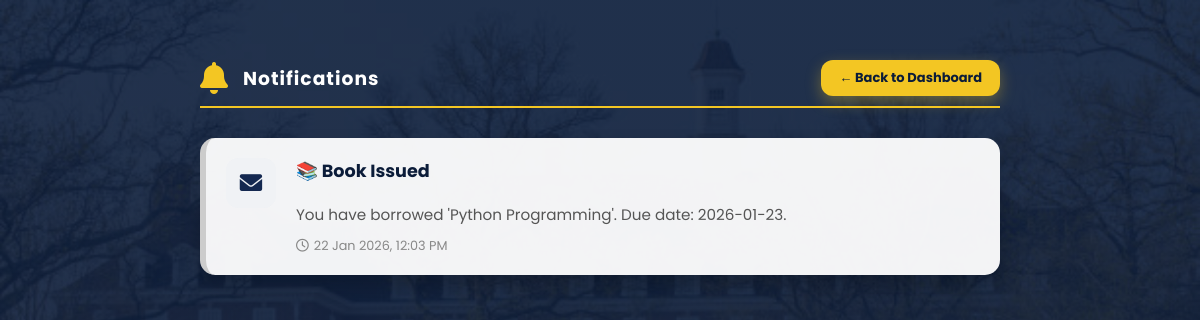
Page /notifications/ (signed in) on the earlier database version.
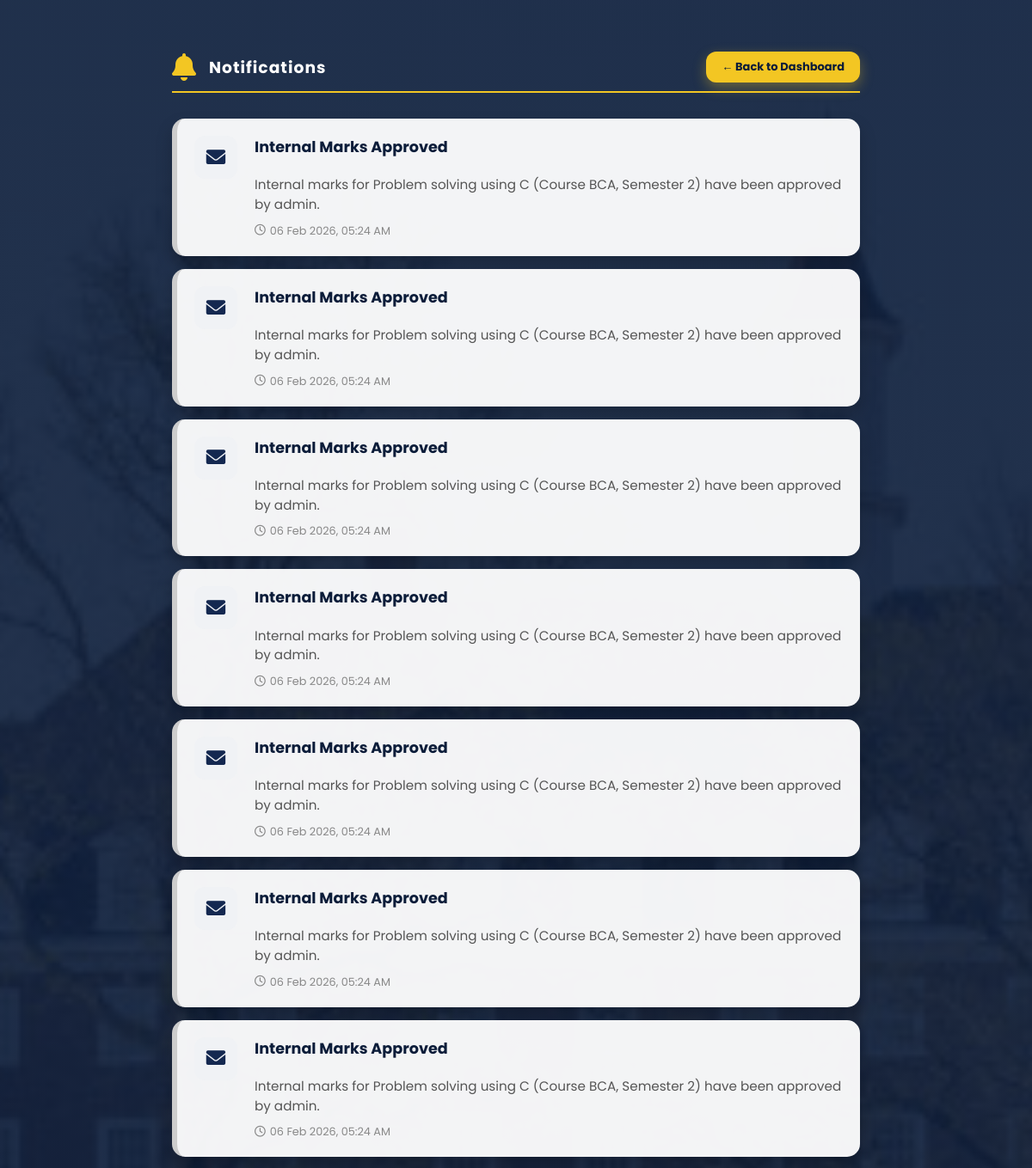
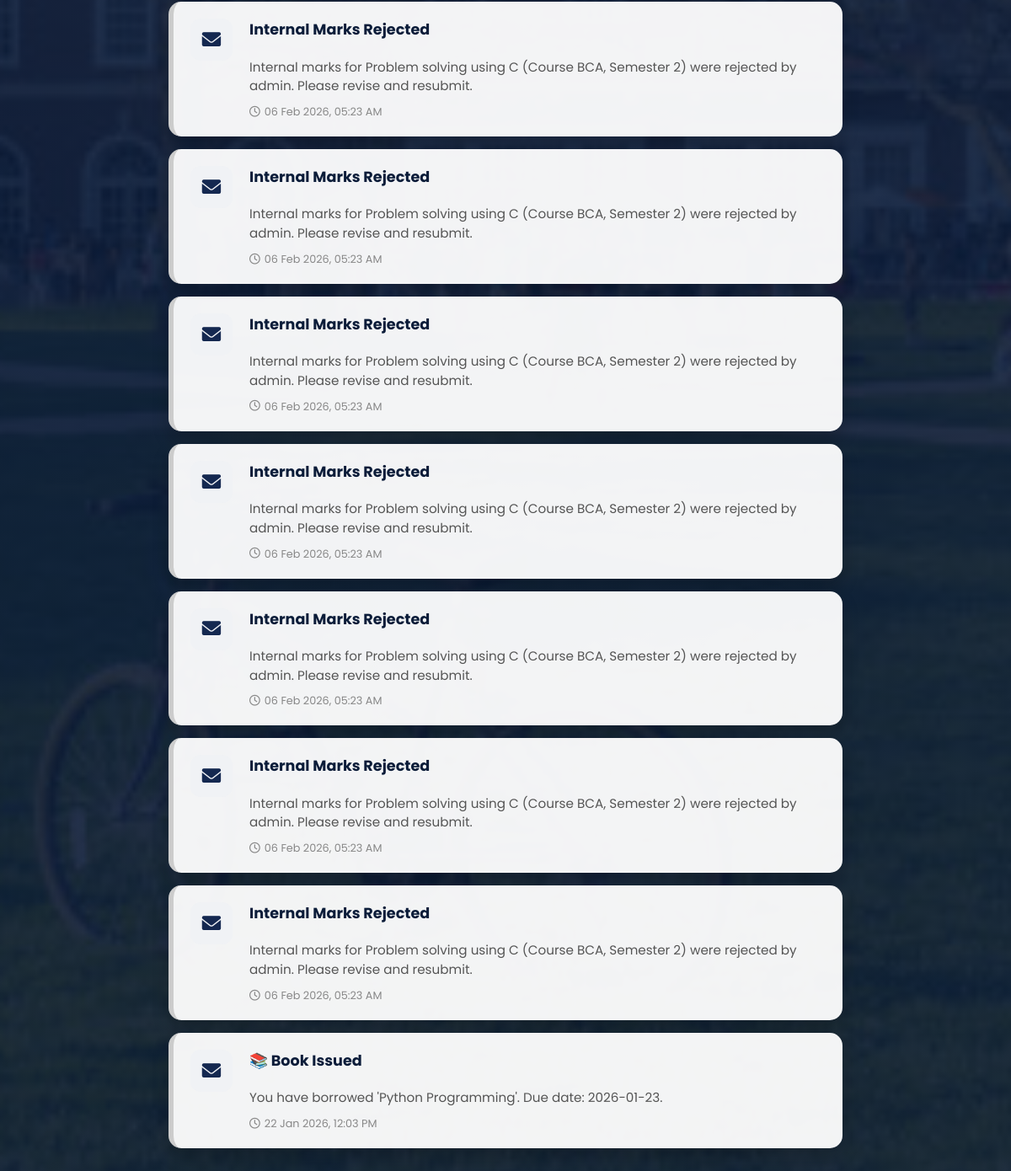
Same page on the later database version (2 pictures, top to bottom).
### notifications/models.py (models this page shows, shortened)
class Notification(models.Model):
    NOTIFICATION_TYPES = (
        ('ATTENDANCE', 'Attendance'),
        ('MARKS', 'Internal Marks'),
        ('LIBRARY', 'Library'),
        ('FEES', 'Fees'),
        ('ANNOUNCEMENT', 'Announcement'),
        ('SYSTEM', 'System'),
    )
    recipient = models.ForeignKey(
        User,
        on_delete=models.CASCADE,
        related_name='notifications'
    )
    title = models.CharField(max_length=200)
    message = models.TextField()
    notification_type = models.CharField(
        max_length=20,
        choices=NOTIFICATION_TYPES
    )
    is_read = models.BooleanField(default=False)
    created_at = models.DateTimeField(auto_now_add=True)
    reference_id = models.PositiveIntegerField(null=True, blank=True)

### notifications/views.py (the view)
# urls.py: path('', notification_list, name='notification_list'),
def notification_list(request):
    if not request.user.is_authenticated:
        return redirect('role_login')
    notifications = Notification.objects.filter(
        recipient=request.user
    ).order_by('-created_at')
    notifications.filter(is_read=False).update(is_read=True)
    if request.user.is_superuser:
        dashboard_url = reverse('admin-dashboard')
    elif hasattr(request.user, 'teacher'):
        dashboard_url = reverse('teacher-dashboard')
    elif hasattr(request.user, 'parent'):
        dashboard_url = reverse('parent-dashboard')
    else:
        dashboard_url = reverse('student-dashboard')
    return render(
        request,
        'notifications/notification_list.html',
        {
            'notifications': notifications,
            'dashboard_url': dashboard_url
        }
    )

### notifications/context_processors.py (called while the page is built)
def notification_count(request):
    if request.user.is_authenticated:
        count = Notification.objects.filter(
            recipient=request.user,
            is_read=False
        ).count()
    else:
        count = 0
    return {
        'unread_notification_count': count
    }

### templates/notifications/notification_list.html (shortened to what this page needs)
{% extends 'base.html' %}
{% load static %}
{% block content %}
<link rel="stylesheet" href="https://cdnjs.cloudflare.com/ajax/libs/font-awesome/6.0.0/css/all.min.css">
<div class="notif-container">
    <div class="page-title">
        <i class="fas fa-bell fa-2x" style="color: var(--gold)"></i>
        <h3>Notifications</h3>
        <a href="{{ dashboard_url }}" class="back-btn">← Back to Dashboard</a>
    </div>
    {% if notifications %}
        {% for notification in notifications %}
            <div class="notif-card {% if not notification.is_read %}unread{% endif %}">
                <div class="notif-icon-box">
                    <i class="fas {% if not notification.is_read %}fa-envelope-open-text{% else %}fa-envelope{% endif %}"></i>
                </div>
                <div class="notif-content">
                    <div class="notif-header">
                        <h4 class="notif-title">{{ notification.title }}</h4>
                    </div>
                    <p class="notif-msg">{{ notification.message }}</p>
                    <div class="notif-time">
                        <i class="far fa-clock"></i> {{ notification.created_at|date:"d M Y, h:i A" }}
                    </div>
                </div>
            </div>
        {% endfor %}
    {% else %}
        <div class="empty-state">
            <i class="fas fa-bell-slash fa-4x" style="opacity: 0.3; margin-bottom: 20px;"></i>
            <h4>All Caught Up!</h4>
            <p style="opacity: 0.7;">You don't have any new notifications at the moment.</p>
        </div>
    {% endif %}
</div>
{% endblock %}

### templates/base.html (shortened to what this page needs)
{% load static %}
<!DOCTYPE html>
<html>
<head>
    <link rel="stylesheet" href="https://cdnjs.cloudflare.com/ajax/libs/font-awesome/6.5.1/css/all.min.css">
</head>
<body>
{% block content %}
{% endblock %}
</body>
</html>

Differences in the rows shown:
added Notification: is_read True (drawn), title "Internal Marks Approved", message "Internal marks for Problem solving using C (Course BCA, Semester 2) have been approved by admin.", created_at "06 Feb 2026, 05:24 AM"
added Notification: is_read True (drawn), title "Internal Marks Approved", message "Internal marks for Problem solving using C (Course BCA, Semester 2) have been approved by admin.", created_at "06 Feb 2026, 05:24 AM"
added Notification: is_read True (drawn), title "Internal Marks Approved", message "Internal marks for Problem solving using C (Course BCA, Semester 2) have been approved by admin.", created_at "06 Feb 2026, 05:24 AM"
added Notification: is_read True (drawn), title "Internal Marks Approved", message "Internal marks for Problem solving using C (Course BCA, Semester 2) have been approved by admin.", created_at "06 Feb 2026, 05:24 AM"
added Notification: is_read True (drawn), title "Internal Marks Approved", message "Internal marks for Problem solving using C (Course BCA, Semester 2) have been approved by admin.", created_at "06 Feb 2026, 05:24 AM"
added Notification: is_read True (drawn), title "Internal Marks Approved", message "Internal marks for Problem solving using C (Course BCA, Semester 2) have been approved by admin.", created_at "06 Feb 2026, 05:24 AM"
added Notification: is_read True (drawn), title "Internal Marks Approved", message "Internal marks for Problem solving using C (Course BCA, Semester 2) have been approved by admin.", created_at "06 Feb 2026, 05:24 AM"
added Notification: is_read True (drawn), title "Internal Marks Rejected", message "Internal marks for Problem solving using C (Course BCA, Semester 2) were rejected by admin. Please revise and resubmit.", created_at "06 Feb 2026, 05:23 AM"
added Notification: is_read True (drawn), title "Internal Marks Rejected", message "Internal marks for Problem solving using C (Course BCA, Semester 2) were rejected by admin. Please revise and resubmit.", created_at "06 Feb 2026, 05:23 AM"
added Notification: is_read True (drawn), title "Internal Marks Rejected", message "Internal marks for Problem solving using C (Course BCA, Semester 2) were rejected by admin. Please revise and resubmit.", created_at "06 Feb 2026, 05:23 AM"
added Notification: is_read True (drawn), title "Internal Marks Rejected", message "Internal marks for Problem solving using C (Course BCA, Semester 2) were rejected by admin. Please revise and resubmit.", created_at "06 Feb 2026, 05:23 AM"
added Notification: is_read True (drawn), title "Internal Marks Rejected", message "Internal marks for Problem solving using C (Course BCA, Semester 2) were rejected by admin. Please revise and resubmit.", created_at "06 Feb 2026, 05:23 AM"
added Notification: is_read True (drawn), title "Internal Marks Rejected", message "Internal marks for Problem solving using C (Course BCA, Semester 2) were rejected by admin. Please revise and resubmit.", created_at "06 Feb 2026, 05:23 AM"
added Notification: is_read True (drawn), title "Internal Marks Rejected", message "Internal marks for Problem solving using C (Course BCA, Semester 2) were rejected by admin. Please revise and resubmit.", created_at "06 Feb 2026, 05:23 AM"
